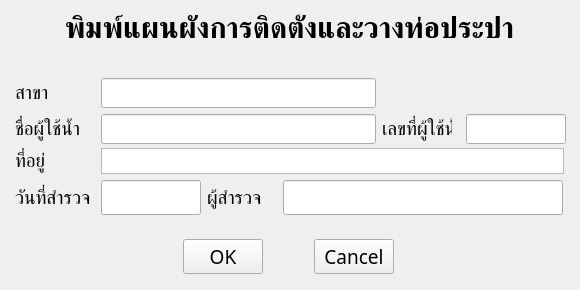
<?xml version="1.0" encoding="UTF-8"?>
<ui version="4.0">
 <class>Dialog</class>
 <widget class="QDialog" name="Dialog">
  <property name="geometry">
   <rect>
    <x>0</x>
    <y>0</y>
    <width>580</width>
    <height>290</height>
   </rect>
  </property>
  <property name="minimumSize">
   <size>
    <width>580</width>
    <height>290</height>
   </size>
  </property>
  <property name="maximumSize">
   <size>
    <width>580</width>
    <height>290</height>
   </size>
  </property>
  <property name="windowTitle">
   <string>พิมพ์รยงาน</string>
  </property>
  <widget class="QGroupBox" name="groupBox">
   <property name="geometry">
    <rect>
     <x>10</x>
     <y>290</y>
     <width>541</width>
     <height>151</height>
    </rect>
   </property>
   <property name="title">
    <string>GroupBox</string>
   </property>
   <widget class="QPlainTextEdit" name="plainTextEdit">
    <property name="geometry">
     <rect>
      <x>60</x>
      <y>100</y>
      <width>361</width>
      <height>31</height>
     </rect>
    </property>
   </widget>
   <widget class="QListWidget" name="listWidget">
    <property name="geometry">
     <rect>
      <x>61</x>
      <y>21</y>
      <width>222</width>
      <height>73</height>
     </rect>
    </property>
    <property name="font">
     <font>
      <family>BrowalliaUPC</family>
      <pointsize>14</pointsize>
     </font>
    </property>
   </widget>
   <widget class="QPushButton" name="selectBtn">
    <property name="geometry">
     <rect>
      <x>289</x>
      <y>42</y>
      <width>75</width>
      <height>31</height>
     </rect>
    </property>
    <property name="font">
     <font>
      <family>BrowalliaUPC</family>
      <pointsize>14</pointsize>
     </font>
    </property>
    <property name="text">
     <string>SELECT</string>
    </property>
   </widget>
   <widget class="QPushButton" name="loadBtn">
    <property name="geometry">
     <rect>
      <x>370</x>
      <y>42</y>
      <width>120</width>
      <height>31</height>
     </rect>
    </property>
    <property name="minimumSize">
     <size>
      <width>120</width>
      <height>0</height>
     </size>
    </property>
    <property name="maximumSize">
     <size>
      <width>120</width>
      <height>16777215</height>
     </size>
    </property>
    <property name="font">
     <font>
      <family>BrowalliaUPC</family>
      <pointsize>14</pointsize>
     </font>
    </property>
    <property name="text">
     <string>Load Template</string>
    </property>
   </widget>
  </widget>
  <widget class="QWidget" name="layoutWidget">
   <property name="geometry">
    <rect>
     <x>15</x>
     <y>78</y>
     <width>551</width>
     <height>66</height>
    </rect>
   </property>
   <layout class="QGridLayout" name="gridLayout">
    <item row="0" column="0">
     <widget class="QLabel" name="label">
      <property name="minimumSize">
       <size>
        <width>80</width>
        <height>0</height>
       </size>
      </property>
      <property name="maximumSize">
       <size>
        <width>80</width>
        <height>16777215</height>
       </size>
      </property>
      <property name="font">
       <font>
        <family>BrowalliaUPC</family>
        <pointsize>14</pointsize>
       </font>
      </property>
      <property name="text">
       <string>สาขา</string>
      </property>
     </widget>
    </item>
    <item row="0" column="1">
     <widget class="QLineEdit" name="branch">
      <property name="minimumSize">
       <size>
        <width>275</width>
        <height>0</height>
       </size>
      </property>
      <property name="maximumSize">
       <size>
        <width>275</width>
        <height>16777215</height>
       </size>
      </property>
      <property name="font">
       <font>
        <family>BrowalliaUPC</family>
        <pointsize>14</pointsize>
       </font>
      </property>
     </widget>
    </item>
    <item row="0" column="2">
     <spacer name="horizontalSpacer_2">
      <property name="orientation">
       <enum>Qt::Horizontal</enum>
      </property>
      <property name="sizeHint" stdset="0">
       <size>
        <width>13</width>
        <height>20</height>
       </size>
      </property>
     </spacer>
    </item>
    <item row="1" column="0">
     <widget class="QLabel" name="label_3">
      <property name="minimumSize">
       <size>
        <width>80</width>
        <height>0</height>
       </size>
      </property>
      <property name="maximumSize">
       <size>
        <width>80</width>
        <height>16777215</height>
       </size>
      </property>
      <property name="font">
       <font>
        <family>BrowalliaUPC</family>
        <pointsize>14</pointsize>
       </font>
      </property>
      <property name="text">
       <string>ชื่อผู้ใช้น้ำ</string>
      </property>
     </widget>
    </item>
    <item row="1" column="1">
     <widget class="QLineEdit" name="cus_name">
      <property name="minimumSize">
       <size>
        <width>275</width>
        <height>0</height>
       </size>
      </property>
      <property name="maximumSize">
       <size>
        <width>275</width>
        <height>16777215</height>
       </size>
      </property>
      <property name="font">
       <font>
        <family>BrowalliaUPC</family>
        <pointsize>14</pointsize>
       </font>
      </property>
     </widget>
    </item>
    <item row="1" column="2">
     <widget class="QLabel" name="label_4">
      <property name="minimumSize">
       <size>
        <width>70</width>
        <height>0</height>
       </size>
      </property>
      <property name="maximumSize">
       <size>
        <width>70</width>
        <height>16777215</height>
       </size>
      </property>
      <property name="font">
       <font>
        <family>BrowalliaUPC</family>
        <pointsize>14</pointsize>
       </font>
      </property>
      <property name="text">
       <string>เลขที่ผู้ใช้น้ำ</string>
      </property>
     </widget>
    </item>
    <item row="1" column="3">
     <widget class="QLineEdit" name="cus_code">
      <property name="sizePolicy">
       <sizepolicy hsizetype="Expanding" vsizetype="Fixed">
        <horstretch>0</horstretch>
        <verstretch>0</verstretch>
       </sizepolicy>
      </property>
      <property name="minimumSize">
       <size>
        <width>100</width>
        <height>0</height>
       </size>
      </property>
      <property name="maximumSize">
       <size>
        <width>100</width>
        <height>16777215</height>
       </size>
      </property>
      <property name="font">
       <font>
        <family>BrowalliaUPC</family>
        <pointsize>14</pointsize>
       </font>
      </property>
     </widget>
    </item>
   </layout>
  </widget>
  <widget class="QWidget" name="layoutWidget">
   <property name="geometry">
    <rect>
     <x>15</x>
     <y>148</y>
     <width>551</width>
     <height>67</height>
    </rect>
   </property>
   <layout class="QGridLayout" name="gridLayout_3">
    <item row="0" column="0">
     <widget class="QLabel" name="label_5">
      <property name="minimumSize">
       <size>
        <width>80</width>
        <height>0</height>
       </size>
      </property>
      <property name="maximumSize">
       <size>
        <width>80</width>
        <height>16777215</height>
       </size>
      </property>
      <property name="font">
       <font>
        <family>BrowalliaUPC</family>
        <pointsize>14</pointsize>
       </font>
      </property>
      <property name="text">
       <string>ที่อยู่</string>
      </property>
     </widget>
    </item>
    <item row="0" column="1" colspan="3">
     <widget class="QTextEdit" name="cus_add">
      <property name="minimumSize">
       <size>
        <width>463</width>
        <height>20</height>
       </size>
      </property>
      <property name="maximumSize">
       <size>
        <width>463</width>
        <height>30</height>
       </size>
      </property>
     </widget>
    </item>
    <item row="1" column="0">
     <widget class="QLabel" name="label_6">
      <property name="minimumSize">
       <size>
        <width>80</width>
        <height>0</height>
       </size>
      </property>
      <property name="maximumSize">
       <size>
        <width>80</width>
        <height>16777215</height>
       </size>
      </property>
      <property name="font">
       <font>
        <family>BrowalliaUPC</family>
        <pointsize>14</pointsize>
       </font>
      </property>
      <property name="text">
       <string>วันที่สำรวจ</string>
      </property>
     </widget>
    </item>
    <item row="1" column="1">
     <widget class="QLineEdit" name="survey_date">
      <property name="minimumSize">
       <size>
        <width>100</width>
        <height>0</height>
       </size>
      </property>
      <property name="maximumSize">
       <size>
        <width>100</width>
        <height>16777215</height>
       </size>
      </property>
      <property name="font">
       <font>
        <family>BrowalliaUPC</family>
        <pointsize>14</pointsize>
       </font>
      </property>
     </widget>
    </item>
    <item row="1" column="2">
     <widget class="QLabel" name="label_7">
      <property name="minimumSize">
       <size>
        <width>70</width>
        <height>0</height>
       </size>
      </property>
      <property name="maximumSize">
       <size>
        <width>70</width>
        <height>16777215</height>
       </size>
      </property>
      <property name="font">
       <font>
        <family>BrowalliaUPC</family>
        <pointsize>14</pointsize>
       </font>
      </property>
      <property name="text">
       <string>ผู้สำรวจ</string>
      </property>
     </widget>
    </item>
    <item row="1" column="3">
     <widget class="QLineEdit" name="survey_by">
      <property name="minimumSize">
       <size>
        <width>280</width>
        <height>0</height>
       </size>
      </property>
      <property name="maximumSize">
       <size>
        <width>280</width>
        <height>16777215</height>
       </size>
      </property>
      <property name="font">
       <font>
        <family>BrowalliaUPC</family>
        <pointsize>14</pointsize>
       </font>
      </property>
     </widget>
    </item>
   </layout>
  </widget>
  <widget class="QWidget" name="layoutWidget">
   <property name="geometry">
    <rect>
     <x>14</x>
     <y>14</y>
     <width>551</width>
     <height>59</height>
    </rect>
   </property>
   <layout class="QVBoxLayout" name="verticalLayout">
    <item>
     <widget class="QLabel" name="label_2">
      <property name="font">
       <font>
        <family>BrowalliaUPC</family>
        <pointsize>22</pointsize>
        <weight>75</weight>
        <bold>true</bold>
       </font>
      </property>
      <property name="text">
       <string>พิมพ์แผนผังการติดตั้งและวางท่อประปา</string>
      </property>
      <property name="alignment">
       <set>Qt::AlignCenter</set>
      </property>
     </widget>
    </item>
    <item>
     <spacer name="verticalSpacer_2">
      <property name="orientation">
       <enum>Qt::Vertical</enum>
      </property>
      <property name="sizeHint" stdset="0">
       <size>
        <width>358</width>
        <height>13</height>
       </size>
      </property>
     </spacer>
    </item>
   </layout>
  </widget>
  <widget class="QWidget" name="layoutWidget">
   <property name="geometry">
    <rect>
     <x>13</x>
     <y>220</y>
     <width>551</width>
     <height>54</height>
    </rect>
   </property>
   <layout class="QVBoxLayout" name="verticalLayout_2">
    <item>
     <spacer name="verticalSpacer">
      <property name="orientation">
       <enum>Qt::Vertical</enum>
      </property>
      <property name="sizeHint" stdset="0">
       <size>
        <width>358</width>
        <height>13</height>
       </size>
      </property>
     </spacer>
    </item>
    <item>
     <layout class="QGridLayout" name="gridLayout_2">
      <item row="0" column="0">
       <spacer name="horizontalSpacer_3">
        <property name="orientation">
         <enum>Qt::Horizontal</enum>
        </property>
        <property name="sizeHint" stdset="0">
         <size>
          <width>170</width>
          <height>20</height>
         </size>
        </property>
       </spacer>
      </item>
      <item row="0" column="1">
       <widget class="QPushButton" name="ok_button">
        <property name="minimumSize">
         <size>
          <width>80</width>
          <height>0</height>
         </size>
        </property>
        <property name="maximumSize">
         <size>
          <width>80</width>
          <height>16777215</height>
         </size>
        </property>
        <property name="font">
         <font>
          <family>BrowalliaUPC</family>
          <pointsize>14</pointsize>
         </font>
        </property>
        <property name="text">
         <string>OK</string>
        </property>
       </widget>
      </item>
      <item row="0" column="2">
       <spacer name="horizontalSpacer">
        <property name="orientation">
         <enum>Qt::Horizontal</enum>
        </property>
        <property name="sizeHint" stdset="0">
         <size>
          <width>30</width>
          <height>20</height>
         </size>
        </property>
       </spacer>
      </item>
      <item row="0" column="3">
       <widget class="QPushButton" name="cancel_button">
        <property name="minimumSize">
         <size>
          <width>80</width>
          <height>0</height>
         </size>
        </property>
        <property name="maximumSize">
         <size>
          <width>80</width>
          <height>16777215</height>
         </size>
        </property>
        <property name="font">
         <font>
          <family>BrowalliaUPC</family>
          <pointsize>14</pointsize>
         </font>
        </property>
        <property name="text">
         <string>Cancel</string>
        </property>
       </widget>
      </item>
      <item row="0" column="4">
       <spacer name="horizontalSpacer_4">
        <property name="orientation">
         <enum>Qt::Horizontal</enum>
        </property>
        <property name="sizeHint" stdset="0">
         <size>
          <width>170</width>
          <height>20</height>
         </size>
        </property>
       </spacer>
      </item>
     </layout>
    </item>
   </layout>
  </widget>
 </widget>
 <resources/>
 <connections/>
</ui>
